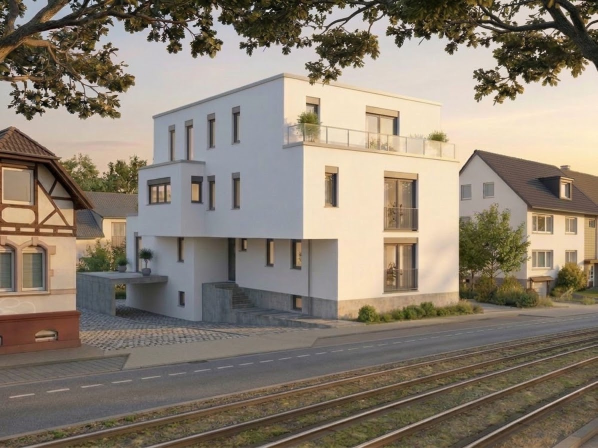
#> input picture renderings/aussenansicht/Aussenansicht Umgebung.jpg, 1195 x 896 px (shown at 1/2 size); the run also reads 1 picture not shown here
$ python -i fenster_ausblick.py   (imports and definitions only)
#> lines starting #> are read from the running program, lines starting #| are printed output that depends on the picture; after the words box and inside, x2 and y2 are one past the last pixel; in counts of white or black regions, pixels touching at a corner belong together
"""Ausblick in den Fenstern der Innenansichten ersetzen (Hochhäuser → ruhige Baumkronen vor hellem Himmel).

Aufruf: python3 renderings/fenster_ausblick.py [Wohnung …]   (ohne Angabe: Wohnungen 1, 4 und 5)
Liest renderings/fenster/vorher/Wohnung N Innenansicht.jpg (Stand vor dieser Bearbeitung) und schreibt nach
renderings/fotorealistisch/auswahl/Wohnung N Innenansicht.jpg.

Nur die Glasflächen werden neu belegt; Rahmen, Vorhänge, Möbel, Pflanzen und Leuchten vor den Fenstern
bleiben pixelgleich (an ihren Kanten wird der alte Hintergrund herausgerechnet: Freistellung mit
geschätzter Vorder- und Hintergrundfarbe).

Der neue Ausblick: Baumkronen aus der Tagesansicht der Umgebung (renderings/fotorealistisch/
Aussenansicht Umgebung.jpg), auf neutrales Tageslicht umgerechnet, entsättigt und mit Dunst aufgehellt,
wie bei einer Innenaufnahme, die auf den Raum belichtet ist. Helligkeit des Himmels wie bisher im Fenster.
"""
import sys
from pathlib import Path

import cv2
import numpy as np

ROOT = Path(__file__).parent
SRC = ROOT / "fenster" / "vorher"
OUT = ROOT / "fotorealistisch" / "auswahl"
ENV = ROOT / "fotorealistisch" / "Aussenansicht Umgebung.jpg"
LUM = np.array([0.114, 0.587, 0.299], np.float32)  # BGR


# ---------- Baumreihe ----------
def tree_tile():
    """Baumkronen vor Himmel als relative Helligkeit (Himmel = 1)."""
    env = cv2.imread(str(ENV)).astype(np.float32) / 255
    top = env[605:660, 330:560].reshape(-1, 3)
    lt = top @ LUM
    sky = top[lt >= np.percentile(lt, 40)].mean(0)
    a = np.clip(env[600:786, 310:572] / sky, 0, 1)
    # leichte Helligkeitsschwankungen im Himmel entfernen (weiches Knie unter 1)
    d = 1 - a
    d = np.maximum(d - 0.035, 0) / 0.965
    a = 1 - d
    h, w = a.shape[:2]
    # weiche Ränder links/rechts/oben, damit Kacheln nahtlos ineinander übergehen
    fx = np.clip(np.minimum(np.arange(w), w - 1 - np.arange(w)) / 28.0, 0, 1)
    fy = np.clip(np.arange(h) / 14.0, 0, 1)
    f = (fx[None, :] * fy[:, None]) ** 1.5
    return 1 - (1 - a) * f[..., None]


TILE = None


def place(canvas, tile, x, y, s, flip, fade):
    t = cv2.resize(tile, None, fx=s, fy=s, interpolation=cv2.INTER_CUBIC if s > 1 else cv2.INTER_AREA)
    if flip:
        t = t[:, ::-1]
    t = 1 - (1 - np.clip(t, 0, 1)) * fade
    H, W = canvas.shape[:2]
    h, w = t.shape[:2]
    x0, y0, x1, y1 = max(x, 0), max(y, 0), min(x + w, W), min(y + h, H)
    if x1 > x0 and y1 > y0:
        canvas[y0:y1, x0:x1] = np.minimum(canvas[y0:y1, x0:x1], t[y0 - y:y1 - y, x0 - x:x1 - x])


def treeline(W, H, top, s, seed, rows=1, back=0.45, hedge=None):
    """Relative Helligkeit (H×W×3): Himmel 1, darunter Baumkronen ab Zeile top (Maßstab s)."""
    global TILE
    if TILE is None:
        TILE = tree_tile()
    rng = np.random.default_rng(seed)
    c = np.ones((H, W, 3), np.float32)
    th, tw = TILE.shape[0] * s, TILE.shape[1] * s
    x = -rng.uniform(0.1, 0.5) * tw                      # hintere, blassere Reihe
    while x < W:
        place(c, TILE, int(x), int(top - rng.uniform(2, 16) * s), s * rng.uniform(0.72, 0.88), rng.random() < .5, back)
        x += tw * rng.uniform(0.5, 0.7)
    for r in range(rows):                                # vordere Reihen, nach unten dichter
        x = -rng.uniform(0.1, 0.6) * tw
        while x < W:
            place(c, TILE, int(x), int(top + r * 0.5 * th + rng.uniform(0, 12) * s), s * rng.uniform(0.92, 1.1),
                  rng.random() < .5, 1.0)
            x += tw * rng.uniform(0.6, 0.8)
    if hedge is not None:                                # Erdgeschoss: dichtes Grün (Hecke, Sträucher) bis unten
        dense = TILE[95:]
        y = hedge
        while y < H:
            x = -rng.uniform(0.1, 0.5) * tw
            while x < W:
                place(c, dense, int(x), int(y + rng.uniform(-8, 8) * s), s * rng.uniform(0.9, 1.1), rng.random() < .5, 1.0)
                x += tw * rng.uniform(0.35, 0.5)
            y += dense.shape[0] * s * 0.45
    return c


def grade(rel, haze=0.36, sat=0.6, blur=0.8):
    lum = (rel * LUM).sum(2, keepdims=True)
    rel = lum + (rel - lum) * sat
    rel = 1 - (1 - rel) * (1 - haze)
    return cv2.GaussianBlur(rel, (0, 0), blur) if blur else rel


# ---------- Masken und Freistellung ----------
def poly_mask(shape, pts, ss=8):
    m = np.zeros(shape[:2], np.uint8)
    cv2.fillPoly(m, [np.round(np.array(pts, np.float64) * ss).astype(np.int32)], 255, lineType=cv2.LINE_AA, shift=3)
    return m.astype(np.float32) / 255


def normconv(img, w, sigma):
    num = cv2.GaussianBlur(img * w[..., None], (0, 0), sigma)
    den = cv2.GaussianBlur(w, (0, 0), sigma)[..., None]
    return num / np.maximum(den, 1e-4), den[..., 0]


def matte(I, fg_core, bg_core, band, sigma=2.5):
    """Alpha des Vordergrunds im Band; liefert alpha und geschätzten alten Hintergrund B."""
    F, fden = normconv(I, fg_core, sigma)
    B, _ = normconv(I, bg_core, sigma)
    d = F - B
    a = ((I - B) * d).sum(2) / np.maximum((d * d).sum(2), 1e-4)
    a = np.clip(a, 0, 1) * np.clip((fden - 0.04) / 0.08, 0, 1)    # ohne Vordergrund in der Nähe: Hintergrund
    a = np.where(fg_core > 0, 1.0, np.where(bg_core > 0, 0.0, a)) * band + fg_core * (1 - band)
    # alter Hintergrund so, dass I = a·F + (1 − a)·B exakt gilt (bei a = 0 ist B = I)
    al = a[..., None]
    B = np.where(al < 0.97, (I - al * F) / np.maximum(1 - al, 0.03), B)
    return a.astype(np.float32), np.clip(B, 0, 1)


def composite(I, glass, view, occ_alpha=None, B_old=None):
    """glass: weiche Maske der Glasfläche; view: neues Bild (BGR 0..1) für das ganze Bild."""
    if occ_alpha is None:
        out = view
    else:
        Bo = I if B_old is None else B_old
        out = I + (1 - occ_alpha)[..., None] * (view - Bo)
    g = glass[..., None]
    return I * (1 - g) + out * g


def grain(shape, seed, amount=0.006):
    rng = np.random.default_rng(seed)
    n = cv2.GaussianBlur(rng.normal(0, 1, shape[:2]).astype(np.float32), (0, 0), 0.6)
    return n[..., None] * amount


# [127 lines left out: functions view_in, w4, w1, not called in this run]


def column_light(I, mask, shear, rows, q=50):
    """Helligkeit je Spalte (entlang der Faltenrichtung, shear = dx je dy) aus den Zeilen rows, wo nur Himmel
    durch Glas und Stores zu sehen ist: Mittel der helleren Hälfte. Liefert ein Bild in Größe von I."""
    H, W = I.shape[:2]
    ya, yb = rows
    yy, xx = np.mgrid[0:H, 0:W].astype(np.float32)
    xs = xx - shear * (yy - ya)                                   # gescherte Spalte
    sel = (mask > 0.5) & (yy >= ya) & (yy < yb)
    keys = np.round(xs[sel]).astype(int)
    vals = I[sel]
    lum = vals @ LUM
    k0, k1 = keys.min(), keys.max()
    prof = np.zeros((k1 - k0 + 1, 3), np.float32)
    have = np.zeros(k1 - k0 + 1, bool)
    for k in range(k0, k1 + 1):
        m = keys == k
        if m.sum() >= 3:
            l = lum[m]
            prof[k - k0] = vals[m][l >= np.percentile(l, q)].mean(0)
            have[k - k0] = True
    idx = np.arange(len(prof))
    for c in range(3):
        prof[:, c] = np.interp(idx, idx[have], prof[have, c])
    prof = cv2.GaussianBlur(prof[:, None, :], (0, 0), sigmaX=0.1, sigmaY=0.8)[:, 0, :]
    kf = np.clip(xs - k0, 0, len(prof) - 1.001)                 # linear zwischen den Spalten (keine Treppen)
    k = kf.astype(int)
    f = (kf - k)[..., None]
    return prof[k] * (1 - f) + prof[k + 1] * f, (xs, k0)


def curtain_window(I, out, P, rows, shear, tree, fg_limit=None, seed=9, haze=0.30, q=50, protect=None):
    """Fenster zwischen blickdichten (warmen) Vorhängen, teils hinter weißen Stores.

    P: Glasfläche (darf in die Vorhänge hineinreichen), rows: Zeilen, in denen nur Himmel durch Glas und
    Stores zu sehen ist (daraus die Helligkeit je Spalte), shear: Neigung der Falten (dx je dy),
    tree: (x0, y0, Breite, Höhe, Oberkante der Bäume, Maßstab, Zufallswert) der Baumreihe.
    """
    H, W = I.shape[:2]
    V = I.max(2)
    warm = I[..., 2] - I[..., 0]
    glass = poly_mask(I.shape, P)
    inner = cv2.erode((glass > 0.5).astype(np.uint8), np.ones((25, 25), np.uint8))
    # Vorhangstoff: warme, wenig bunte Flächen, die über die Fensterfläche hinausreichen (ein warmer Fleck
    # im alten Ausblick, ganz innerhalb der Fläche, gehört nicht dazu)
    sat = (V - I.min(2)) / np.maximum(V, 1e-3)
    wm = ((warm > 0.035) & (V < 0.8) & (sat < 0.25)).astype(np.uint8)
    n, lab = cv2.connectedComponents(wm, connectivity=8)
    outside = np.unique(lab[(glass < 0.5) & (wm > 0)])
    fg = np.isin(lab, outside[outside > 0]).astype(np.float32)
    obj = cv2.dilate(((sat > 0.28) & (glass > 0.5)).astype(np.uint8), np.ones((9, 9), np.uint8))  # bunter Rest
    fg = fg * (1 - obj * (glass > 0.5))                                                          # im alten Ausblick
    if fg_limit is not None:
        fg = fg * fg_limit
    bg = ((warm < -0.012) | ((glass > 0.5) & (fg == 0) & (warm > 0.035))).astype(np.float32)  # warme Reste im
    bg = np.maximum(bg, inner.astype(np.float32)) * (1 - cv2.dilate(fg, np.ones((3, 3), np.uint8)))  # alten Ausblick
    band = 1 - np.clip(fg + bg, 0, 1)
    a, Bold = matte(I, fg, bg, band, sigma=2.0)
    core = cv2.erode(fg, np.ones((3, 3), np.uint8))
    a = np.maximum(cv2.GaussianBlur(a, (0, 0), 0.9), core)              # Stoffkante weich (keine Treppen)
    L, _ = column_light(I, glass, shear, rows, q=q)
    if protect is not None:                       # dunkle Falten (Schatten im Stoff) bleiben unverändert
        a = np.maximum(a, 1 - np.clip((V - protect) / 0.08, 0, 1))
    lum = (L * LUM).sum(2)
    t = 0.5 + 0.5 * np.clip((lum - 0.80) / 0.08, 0, 1)                       # klares Glas 1, Stores 0,5
    x0, y0, w, h, top, sc, sd = tree
    rel = np.ones((H, W, 3), np.float32)
    rel[y0:y0 + h, x0:x0 + w] = grade(treeline(w, h, top - y0, sc, sd, rows=2), haze=haze, blur=1.0)
    view = L * rel ** t[..., None] + grain(I.shape, seed, 0.005)
    return composite(out, glass, view, occ_alpha=a, B_old=Bold)


# ---------- Wohnung 2. Obergeschoss (Quelle: Wohnung 5) ----------
def w5(I):
    H, W = I.shape[:2]
    V = I.max(2)
    warm = I[..., 2] - I[..., 0]
    out = I.copy()
    sky = np.array([0.975, 0.97, 0.96], np.float32)

    # großes Fenster links hinter Stores, zwischen zwei blickdichten Vorhängen (Kanten schräg)
    # Fläche zwischen den Vorhängen; die Kanten werden über die Farbe (Stoff warm, Ausblick kühl) freigestellt
    # linker Vorhang: Kante gemessen (x = 237 + 0,387 · (y − 260)); Stoff nur bis 3 px rechts davon, damit
    # bräunliche Reste im alten Ausblick direkt neben der Kante nicht als Vorhang gelten
    yy, xx = np.mgrid[0:H, 0:W]
    out = curtain_window(I, out, [(232, 262), (408, 262), (498, 652), (380, 685), (354, 685)],   # unten bis
                         rows=(266, 318), shear=0.27, tree=(220, 250, 300, 450, 452, 1.35, 31),       # zum Rahmen
                         fg_limit=(xx < 237 + 0.387 * (yy - 260) + 3) | (xx > 400), seed=9)

    # kleines Fenster rechts (Kanten aus den Rahmen gemessen)
    top = lambda x: 272 - 0.12 * (x - 1320)
    left = lambda y: 1306 - 0.167 * (y - 280)
    right = lambda y: 1422 - 0.218 * (y - 270)
    bottom = lambda x: 453 + 0.025 * (x - 1295)
    def corner(fx, fy, x):
        for _ in range(20):
            y = fy(x); x = fx(y)
        return x, fy(x)
    g2 = poly_mask(I.shape, [corner(left, top, 1305), corner(right, top, 1420), corner(right, bottom, 1385),
                             corner(left, bottom, 1282)])
    rel2 = np.ones((H, W, 3), np.float32)
    rel2[240:470, 1270:1440] = grade(treeline(170, 230, 160, 0.85, 32, rows=2), haze=0.34)
    view2 = view_in(I.shape, (1270, 240, 1440, 470), sky, rel2[240:470, 1270:1440]) + grain(I.shape, 10, 0.005)
    out = composite(out, g2, view2)

    # Spiegelung des Fensters im Fernseher: weich, nach rechts dunkler
    tv = poly_mask(I.shape, [(1508, 264), (1530, 247), (1562, 241), (1552, 300), (1536, 380), (1522, 454),
                             (1463, 454), (1486, 357)])
    tv = cv2.GaussianBlur(tv, (0, 0), 1.2) * poly_mask(I.shape, [(1505, 262), (1600, 230), (1600, 456),
                                                                  (1460, 456)])
    L3, _ = column_light(I, tv, -0.233, (266, 315), q=60)
    rel3 = np.ones((H, W, 3), np.float32)
    rel3[230:470, 1440:1600] = grade(treeline(160, 240, 120, 0.9, 33, rows=2), haze=0.45, blur=3.0)
    view3 = L3 * rel3 ** 0.7 + grain(I.shape, 11, 0.004)
    out = composite(out, tv, view3)
    return out


JOBS = {1: w1, 4: w4, 5: w5}


# [11 lines left out: function main, not called in this run]


# [2 lines not run here, left out]

>>> import cv2
>>> picture = cv2.imread('aussenansicht/Aussenansicht Umgebung.jpg')
#> picture is the input picture: shape (896, 1195, 3); mean B, G, R 113.7, 127.5, 138.3
>>> result = w5(picture)
#> in curtain_window, `sat = (V - I.min(2)) / np.maximum(V, 1e-3)`:
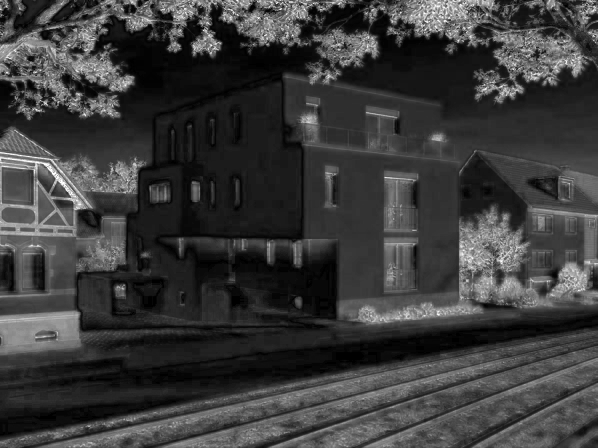
#> sat: shape (896, 1195) float64 (shown at 1/2 size); min 0, max 1, mean 0.234
#> in curtain_window, `wm = ((warm > 0.035) & (V < 0.8) & (sat < 0.25)).astype(np.uint8)`: wm: shape (896, 1195); every value is 0
#> in curtain_window, `n, lab = cv2.connectedComponents(wm, connectivity=8)`: lab: shape (896, 1195) int32; every value is 0
#> in curtain_window, `n, lab = cv2.connectedComponents(wm, connectivity=8)`: n = 1
#> in curtain_window, `outside = np.unique(lab[(glass < 0.5) & (wm > 0)])`: outside = empty array
#> in curtain_window, `obj = cv2.dilate(((sat > 0.28) & (glass > 0.5)).astype(np.uint8), np.o..`:
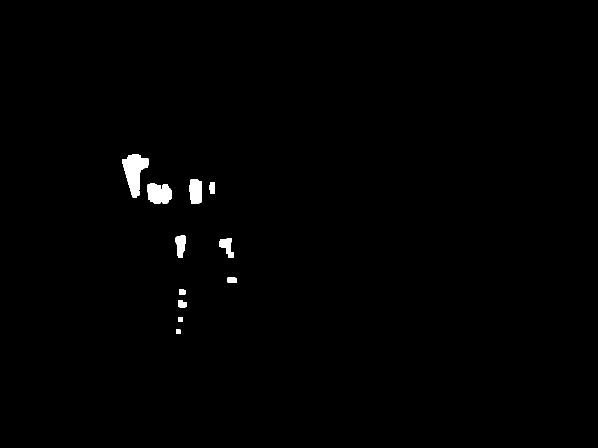
#> obj: shape (896, 1195) (shown at 1/2 size); values 0 (black) and 1 (white), 0.71% white; 12 white regions, largest, box (x1, y1, x2, y2) and area: (245, 308, 298, 395) 2547, (295, 366, 344, 408) 1653, (379, 359, 404, 408) 1107
#> in curtain_window, `bg = ((warm < -0.012) | ((glass > 0.5) & (fg == 0) & (warm > 0.035)))...`: bg: shape (896, 1195) float32; values 0 (black) and 1 (white), 6.3% white; 2 white regions, box (x1, y1, x2, y2) and area: (232, 262, 499, 686) 67091, (480, 598, 487, 602) 28
#> in curtain_window, `bg = np.maximum(bg, inner.astype(np.float32)) * (1 - cv2.dilate(fg, np..`: bg: shape (896, 1195) float32; values 0 (black) and 1 (white), 6.3% white; 2 white regions, box (x1, y1, x2, y2) and area: (232, 262, 499, 686) 67663, (480, 598, 487, 602) 28
#> in normconv, `num = cv2.GaussianBlur(img * w[..., None], (0, 0), sigma)`: num: shape (896, 1195, 3) float32; every value is 0
#> in column_light, `sel = (mask > 0.5) & (yy >= ya) & (yy < yb)`: sel: shape (896, 1195) bool; 0.85% white; 1 white region, box (x1, y1, x2, y2) and area: (233, 266, 422, 318) 9139
#> in column_light, `keys = np.round(xs[sel]).astype(int)`: keys = 9139 values, max 409 at index 176, min 233 at index 0, mean 320.8
#> in column_light, `lum = vals @ LUM`: lum = 9139 values, max 213.8 at index 8124, min 52.25 at index 2614, mean 166.1
#> in column_light, `k0, k1 = keys.min(), keys.max()`: k0 = 233; k1 = 409
#> after the loop in column_light, `for k in range(k0, k1 + 1):`: prof = 177 rows, first 8: [178.8, 196.3, 214.1], [176.7, 195.9, 215.7], [176.7, 195.8, 215.3], [176.4, 195.6, 215.5], [176.2, 195.8, 215.7], [176.4, 195.8, 216.1], [177.1, 196, 215.8], [178.2, 196.3, 215.4]
#> in column_light, `idx = np.arange(len(prof))`: idx = 177 values from 0 to 176
#> in column_light, `prof = cv2.GaussianBlur(prof[:, None, :], (0, 0), sigmaX=0.1, sigmaY=0..`: prof = 177 rows, first 8: [177.7, 196.1, 214.9], [177.2, 195.9, 215.3], [176.7, 195.8, 215.4], [176.4, 195.7, 215.5], [176.3, 195.8, 215.8], [176.6, 195.9, 215.9], [177.2, 196, 215.8], [177.8, 196.3, 215.6]
#> in column_light, `k = kf.astype(int)`:
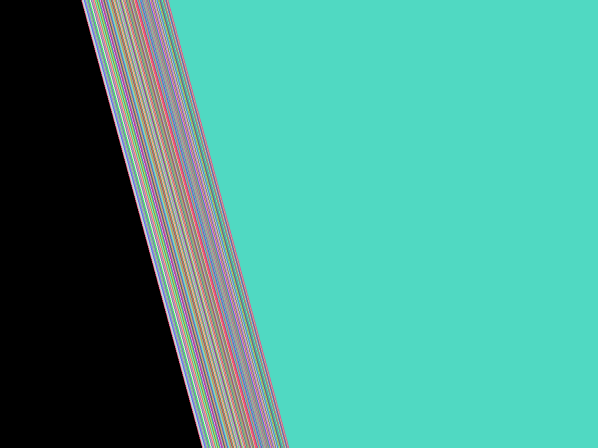
#> k: shape (896, 1195) int64 (shown at 1/2 size); 176 distinct labels, from 0 to 175; one colour per label, 0 black
#> in curtain_window, `lum = (L * LUM).sum(2)`:
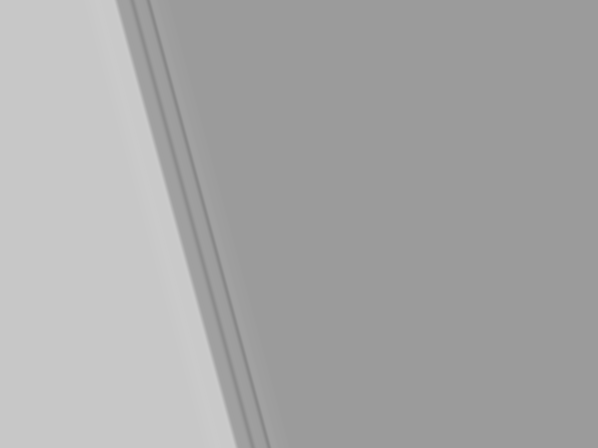
#> lum: shape (896, 1195) float64 (shown at 1/2 size); min 135.4, max 202.4, mean 169
#> in curtain_window, `t = 0.5 + 0.5 * np.clip((lum - 0.80) / 0.08, 0, 1)`: t: shape (896, 1195) float64; every value is 1
#> in tree_tile, `lt = top @ LUM`: lt = 12650 values, max 0.827 at index 12432, min 0.228 at index 11044, mean 0.758
#> in tree_tile, `sky = top[lt >= np.percentile(lt, 40)].mean(0)`: sky = [0.681, 0.758, 0.847]
#> after the loop in treeline, `while x < W:`:
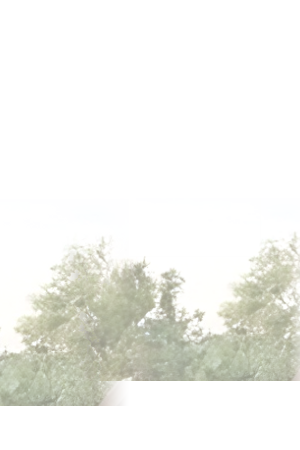
#> c: shape (450, 300, 3) float32; mean of channels 0, 1, 2 0.928, 0.947, 0.945; drawn as B, G, R
#> after the loop in treeline, `while x < W:`: x = 307.7
#> the loop in treeline, `for r in range(rows):` made 2 passes
#> pass 1, in place (call 4), `t = t[:, ::-1]`:
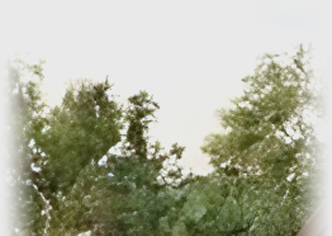
#> t: shape (236, 332, 3) float64; mean of channels 0, 1, 2 0.671, 0.754, 0.745; drawn with min black and max white
#> in curtain_window, `rel[y0:y0 + h, x0:x0 + w] = grade(treeline(w, h, top - y0, sc, sd, row..`:
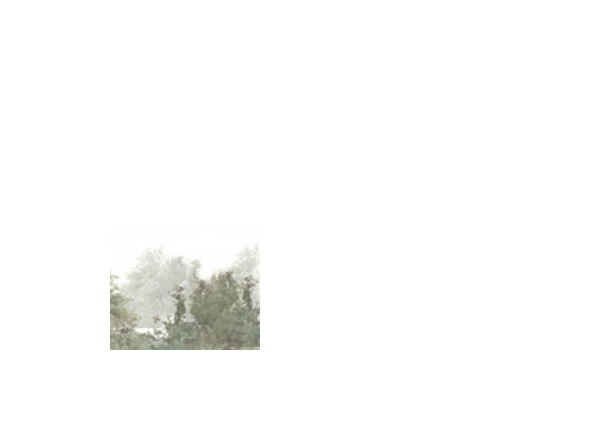
#> rel: shape (896, 1195, 3) float32 (shown at 1/2 size); mean of channels 0, 1, 2 0.982, 0.985, 0.985; drawn as B, G, R
#> the loop in treeline (call 2), `for r in range(rows):` made 2 passes
#> (the run stopped early here; a loop or call above may not have finished)
